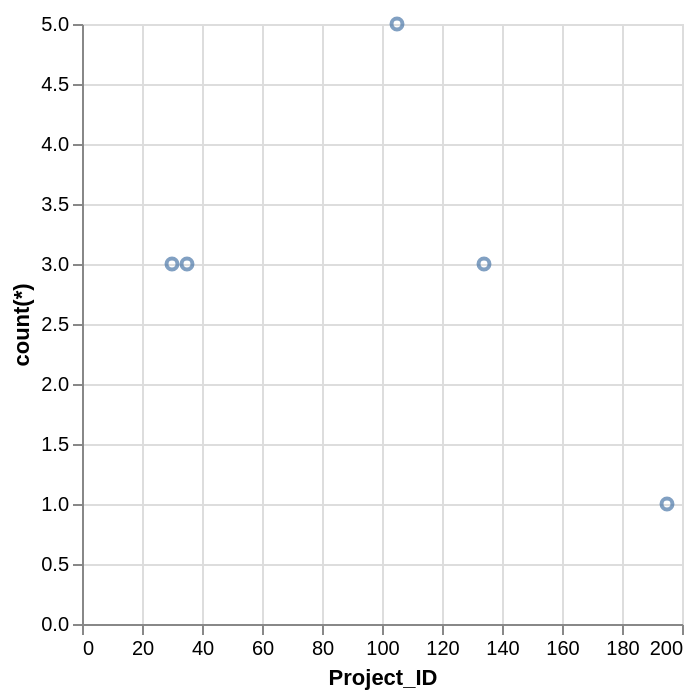

Express this chart as Vega-Lite.
### Vega-Lite specification from a JSON file in a GitHub repository (floating-point values rounded to 4 significant figures)
{"data": {"values": [{"x_data": 30, "y_data": 3}, {"x_data": 35, "y_data": 3}, {"x_data": 105, "y_data": 5}, {"x_data": 134, "y_data": 3}, {"x_data": 195, "y_data": 1}]}, "mark": "point", "encoding": {"x": {"field": "x_data", "type": "quantitative", "title": "Project_ID"}, "y": {"field": "y_data", "type": "quantitative", "title": "count(*)"}}}
